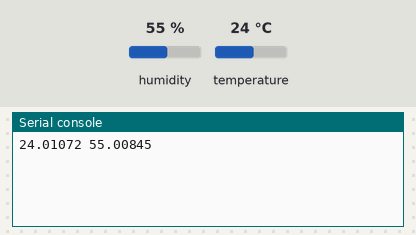
Recording of a program running on a simulated ESP8266 board running MicroPython. On the bench: the last lines printed to the serial console. The test bench sets the inputs (shaded band); at power-on: humidity 55 %, temperature 24 °C.

Above: at 1.2 s.
1.3 s: humidity set to 22 %
At 2.7 s:
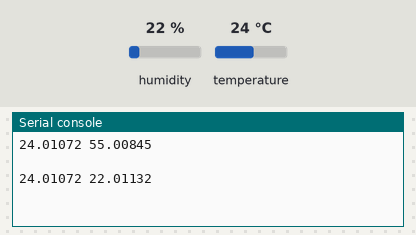
3.1 s: temperature set to 12 °C
At 4.7 s:
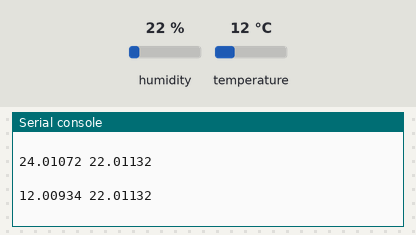
4.9 s: humidity set to 40 %
At 6.0 s:
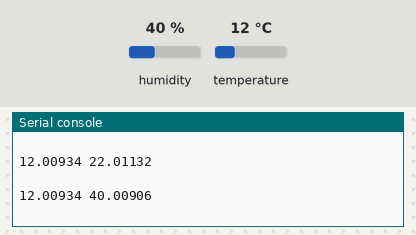
Timing chart, 0 to 7.9 s (numbered marks = the images above; inputs shaded):
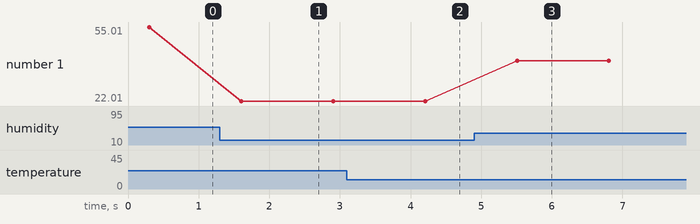

Measured:
- after the input at 1.3 s, the serial console: prints a new line after 0.30 s (image 1)
- after the input at 3.1 s, the serial console: prints a new line after 1.1 s (image 2)
- after the input at 4.9 s, the serial console: prints a new line after 0.61 s (image 3)
- plotted number 1: 55.01 → 22.01 after the input at 1.3 s, 22.01 → 40.01 after the input at 4.9 s

The program:

sht20.py
```python
from machine import Pin, I2C
from struct import unpack as unp
from time import sleep_ms, time, sleep

# SHT20 default address
SHT20_I2CADDR = 64

# SHT20 Command
TRI_T_MEASURE_NO_HOLD = b'\xf3'
TRI_RH_MEASURE_NO_HOLD = b'\xf5'
READ_USER_REG = b'\xe7'
WRITE_USER_REG = b'\xe6'
SOFT_RESET = b'\xfe'


class SHT20(object):

    def __init__(self, scl_pin=14, sda_pin=2, clk_freq=100000):
        self._address = SHT20_I2CADDR

        pin_c = Pin(scl_pin)
        pin_d = Pin(sda_pin)
        self._bus = I2C(scl=pin_c, sda=pin_d, freq=clk_freq)

    def get_temperature(self):
        self._bus.writeto(self._address, TRI_T_MEASURE_NO_HOLD)
        sleep_ms(150)
        origin_data = self._bus.readfrom(self._address, 2)
        origin_value = unp('>h', origin_data)[0]
        value = -46.85 + 175.72 * (origin_value / 65536)
        return value

    def get_relative_humidity(self):
        self._bus.writeto(self._address, TRI_RH_MEASURE_NO_HOLD)
        sleep_ms(150)
        origin_data = self._bus.readfrom(self._address, 2)
        origin_value = unp('>H', origin_data)[0]
        value = -6 + 125 * (origin_value / 65536)
        return value

sht20 = SHT20()
while True:
    print(sht20.get_temperature(),sht20.get_relative_humidity())
    print()
    sleep(1)
```
